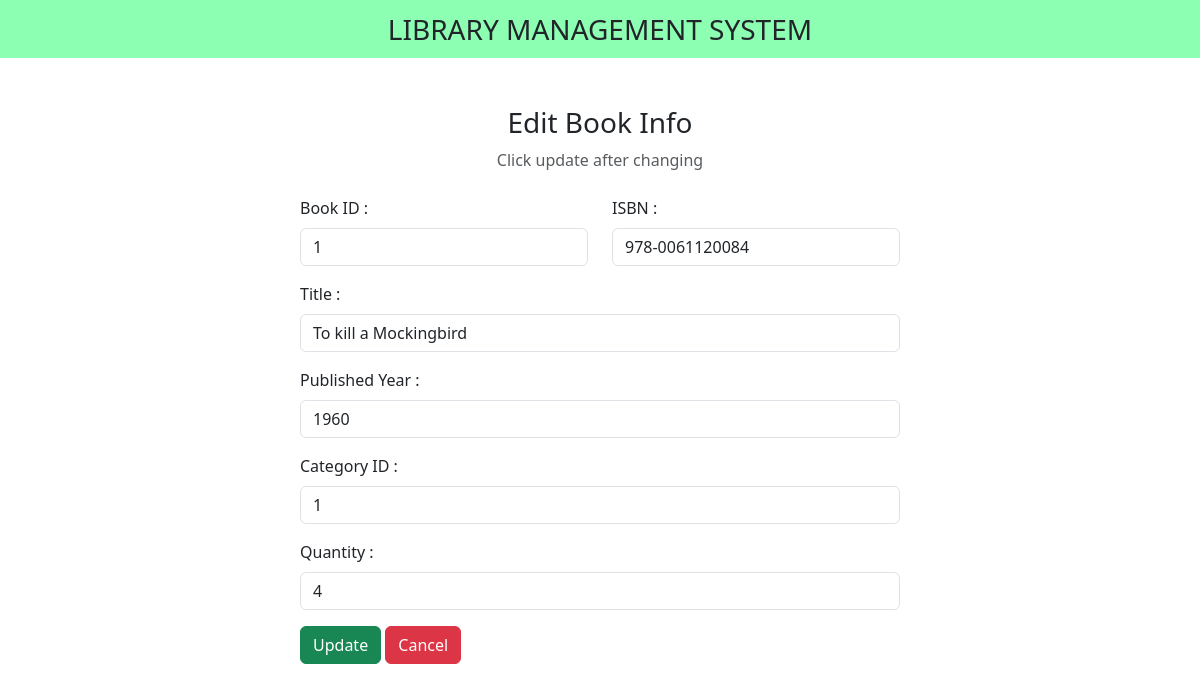
Page /book/edit.php?id=1 on the committed database.
### tables this page shows
CREATE TABLE `books` (
  `ISBN` varchar(100) NOT NULL,
  `book_id` int(100) NOT NULL,
  `title` varchar(100) NOT NULL,
  `published_year` int(11) NOT NULL,
  `category_id` int(100) NOT NULL,
  `quantity` int(100) NOT NULL,
  `Availability` varchar(100) NOT NULL,
  `total_qty` int(100) NOT NULL
);

### book/edit.php (the view, shortened to what this page needs)
<?php
include '../includes/db_connect.php';
if(isset($_GET['id']) && is_numeric($_GET['id'])) {
    $id = $_GET['id'];
    $db = new DB();
    $conn = $db->getConnection();
    $sql = "SELECT * FROM `books` WHERE book_id = ?";
    $stmt = mysqli_prepare($conn, $sql);
    mysqli_stmt_bind_param($stmt, "i", $id);
    mysqli_stmt_execute($stmt);
    $result = mysqli_stmt_get_result($stmt);
    if($result) {
        $row = mysqli_fetch_assoc($result);
    } else {
        echo "Error executing SQL query: " . mysqli_error($conn);
        exit();
    }
} else {
    echo "Invalid or missing book ID";
    exit();
}
?>
<!DOCTYPE html>
<html lang="en">
<head>
    <link href="https://cdn.jsdelivr.net/npm/bootstrap@5.3.3/dist/css/bootstrap.min.css" rel="stylesheet">
    <link rel="stylesheet" href="https://cdnjs.cloudflare.com/ajax/libs/font-awesome/6.5.2/css/all.min.css" />
</head>
<body>
    <nav class="navbar navbar-light justify-content-center fs-3 mb-5" style="background-color: #00ff5573;">
        LIBRARY MANAGEMENT SYSTEM
    </nav>
    <div class="container">
        <div class="text-center mb-4">
            <h3>Edit Book Info </h3>
            <p class="text-muted">Click update after changing</p>
        </div>
        <div class="container d-flex justify-content-center">
            <form action="" method="post" style="width:50vw; min-width:300px;">
                <div class="row mb-3">
                    <div class="col">
                        <label class="form-label">Book ID : </label>
                        <input type="number" class="form-control" name="book_id" value="<?php echo $row['book_id']; ?>">
                    </div>
                    <div class="col">
                        <label class="form-label">ISBN : </label>
                        <input type="text" class="form-control" name="ISBN" value="<?php echo $row['ISBN']; ?>">
                    </div>
                </div>
                <div class="mb-3">
                    <label class="form-label">Title : </label>
                    <input type="text" class="form-control" name="title" value="<?php echo $row['title']; ?>">
                </div>
                <div class="mb-3">
                    <label class="form-label">Published Year : </label>
                    <input type="text" class="form-control" name="year" value="<?php echo $row['published_year']; ?>">
                </div>
                <div class="mb-3">
                    <label class="form-label">Category ID : </label>
                    <input type="number" class="form-control" name="category_id" value="<?php echo $row['category_id']; ?>">
                </div>
                <div class="mb-3">
                    <label class="form-label">Quantity : </label>
                    <input type="number" class="form-control" name="qty" value="<?php echo $row['quantity']; ?>">
                </div>
                <div>
                    <button type="submit" class="btn btn-success" name="submit"> Update </button>
                    <a href="../book.php" class="btn btn-danger"> Cancel </a>
                </div>
            </form>
        </div>
    </div>
</body>
</html>

### rows in the picture
books: book_id "1", ISBN "978-0061120084", title "To kill a Mockingbird", year "1960", category_id "1", qty "4"
